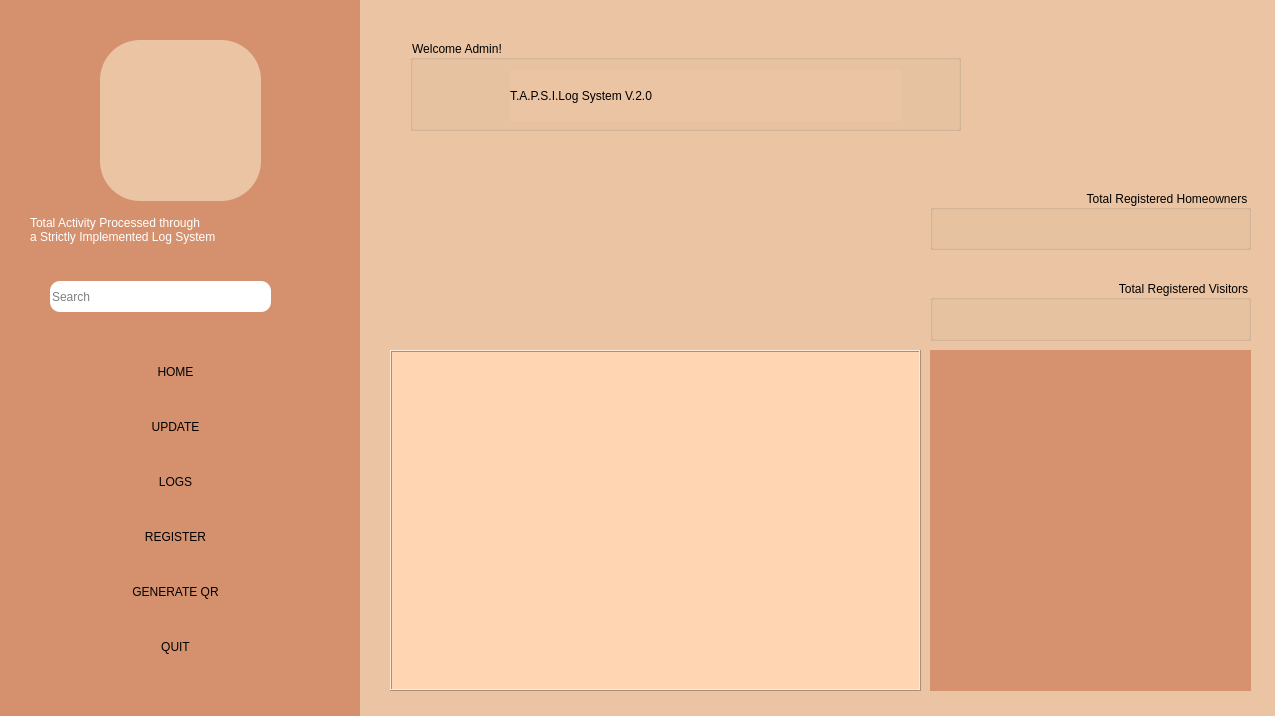
<?xml version="1.0" encoding="UTF-8"?>
<ui version="4.0">
 <class>MainWindow</class>
 <widget class="QMainWindow" name="MainWindow">
  <property name="enabled">
   <bool>true</bool>
  </property>
  <property name="geometry">
   <rect>
    <x>0</x>
    <y>0</y>
    <width>1275</width>
    <height>716</height>
   </rect>
  </property>
  <property name="maximumSize">
   <size>
    <width>1275</width>
    <height>820</height>
   </size>
  </property>
  <property name="windowTitle">
   <string>TAPSILog</string>
  </property>
  <property name="windowIcon">
   <iconset>
    <normaloff>../../../Downloads/logo-removebg-preview_smol.png</normaloff>../../../Downloads/logo-removebg-preview_smol.png</iconset>
  </property>
  <property name="styleSheet">
   <string notr="true">background-color: rgb(213, 145, 110);</string>
  </property>
  <widget class="QWidget" name="centralwidget">
   <widget class="QWidget" name="changaeble_panel" native="true">
    <property name="enabled">
     <bool>true</bool>
    </property>
    <property name="geometry">
     <rect>
      <x>360</x>
      <y>0</y>
      <width>921</width>
      <height>721</height>
     </rect>
    </property>
    <property name="styleSheet">
     <string notr="true">background-color: rgb(234, 196, 163);</string>
    </property>
    <widget class="QGroupBox" name="GREETING_MSG">
     <property name="geometry">
      <rect>
       <x>50</x>
       <y>40</y>
       <width>551</width>
       <height>91</height>
      </rect>
     </property>
     <property name="styleSheet">
      <string notr="true">font: 63 15pt &quot;OCR A Extended&quot;;</string>
     </property>
     <property name="title">
      <string>Welcome Admin!</string>
     </property>
     <property name="flat">
      <bool>false</bool>
     </property>
     <widget class="QLabel" name="label">
      <property name="geometry">
       <rect>
        <x>100</x>
        <y>30</y>
        <width>391</width>
        <height>51</height>
       </rect>
      </property>
      <property name="styleSheet">
       <string notr="true">font: 20pt &quot;Reem Kufi&quot;;
</string>
      </property>
      <property name="text">
       <string>T.A.P.S.I.Log System V.2.0</string>
      </property>
     </widget>
    </widget>
    <widget class="QTableView" name="RECENT_LOGS">
     <property name="geometry">
      <rect>
       <x>30</x>
       <y>350</y>
       <width>531</width>
       <height>341</height>
      </rect>
     </property>
     <property name="sizePolicy">
      <sizepolicy hsizetype="Fixed" vsizetype="Fixed">
       <horstretch>0</horstretch>
       <verstretch>0</verstretch>
      </sizepolicy>
     </property>
     <property name="styleSheet">
      <string notr="true">background-color: rgb(255, 213, 178);</string>
     </property>
     <property name="frameShape">
      <enum>QFrame::Box</enum>
     </property>
     <property name="frameShadow">
      <enum>QFrame::Raised</enum>
     </property>
    </widget>
    <widget class="QGroupBox" name="TOTAL_REG_HO">
     <property name="geometry">
      <rect>
       <x>570</x>
       <y>190</y>
       <width>321</width>
       <height>60</height>
      </rect>
     </property>
     <property name="maximumSize">
      <size>
       <width>321</width>
       <height>61</height>
      </size>
     </property>
     <property name="styleSheet">
      <string notr="true">font: 9pt &quot;OCR A Extended&quot;;
</string>
     </property>
     <property name="title">
      <string>Total Registered Homeowners</string>
     </property>
     <property name="alignment">
      <set>Qt::AlignRight|Qt::AlignTrailing|Qt::AlignVCenter</set>
     </property>
     <property name="flat">
      <bool>false</bool>
     </property>
    </widget>
    <widget class="QPushButton" name="QR_SCANNER_BTN">
     <property name="geometry">
      <rect>
       <x>170</x>
       <y>190</y>
       <width>100</width>
       <height>100</height>
      </rect>
     </property>
     <property name="toolTip">
      <string>QR Scanner</string>
     </property>
     <property name="styleSheet">
      <string notr="true">QPushButton{
	border-radius: 50px;
}

QPushButton:enabled {
   background-color: #eac4a3;
}

QPushButton:pressed {
   background-color: #CE8865;

}

QPushButton:hover:!pressed {
   background-color: #d5916e;
	border-radius: 50px;
}

QPushButton:disabled {
   background-color: #eac4a3;
}</string>
     </property>
     <property name="text">
      <string/>
     </property>
     <property name="icon">
      <iconset>
       <normaloff>../../../Downloads/qr-scan (1).png</normaloff>../../../Downloads/qr-scan (1).png</iconset>
     </property>
     <property name="iconSize">
      <size>
       <width>200</width>
       <height>200</height>
      </size>
     </property>
    </widget>
    <widget class="QGroupBox" name="TOTAL_REG_VIS">
     <property name="geometry">
      <rect>
       <x>570</x>
       <y>280</y>
       <width>321</width>
       <height>61</height>
      </rect>
     </property>
     <property name="styleSheet">
      <string notr="true">font: 9pt &quot;OCR A Extended&quot;;</string>
     </property>
     <property name="title">
      <string>Total Registered Visitors</string>
     </property>
     <property name="alignment">
      <set>Qt::AlignRight|Qt::AlignTrailing|Qt::AlignVCenter</set>
     </property>
    </widget>
    <widget class="QPushButton" name="HUCK_BTN">
     <property name="geometry">
      <rect>
       <x>50</x>
       <y>190</y>
       <width>100</width>
       <height>100</height>
      </rect>
     </property>
     <property name="toolTip">
      <string>HUCK AI Scanner</string>
     </property>
     <property name="styleSheet">
      <string notr="true">QPushButton{
	border-radius: 50px;
}

QPushButton:enabled {
   background-color: #eac4a3;
}

QPushButton:pressed {
   background-color: #CE8865;

}

QPushButton:hover:!pressed {
   background-color: #d5916e;
	border-radius: 50px;
}

QPushButton:disabled {
   background-color: #eac4a3;
}</string>
     </property>
     <property name="text">
      <string/>
     </property>
     <property name="icon">
      <iconset resource="tapsi_assets.qrc">
       <normaloff>:/pics/assets/huck (2).png</normaloff>:/pics/assets/huck (2).png</iconset>
     </property>
     <property name="iconSize">
      <size>
       <width>100</width>
       <height>100</height>
      </size>
     </property>
    </widget>
    <widget class="QWidget" name="mapWidget" native="true">
     <property name="geometry">
      <rect>
       <x>570</x>
       <y>350</y>
       <width>321</width>
       <height>341</height>
      </rect>
     </property>
     <property name="sizePolicy">
      <sizepolicy hsizetype="Ignored" vsizetype="Ignored">
       <horstretch>0</horstretch>
       <verstretch>0</verstretch>
      </sizepolicy>
     </property>
     <property name="styleSheet">
      <string notr="true">background-color: rgb(214, 146, 111);</string>
     </property>
    </widget>
   </widget>
   <widget class="QLabel" name="TAPSI_NAME">
    <property name="geometry">
     <rect>
      <x>30</x>
      <y>210</y>
      <width>301</width>
      <height>41</height>
     </rect>
    </property>
    <property name="styleSheet">
     <string notr="true">background-color: rgb(213, 145, 110);

font: 9pt &quot;OCR A Extended&quot;;

color: rgb(255, 255, 255);
 align: &quot;center&quot;;</string>
    </property>
    <property name="text">
     <string>  Total Activity Processed through &lt;br /&gt; a Strictly Implemented Log System</string>
    </property>
   </widget>
   <widget class="QLabel" name="TAPSI_LOGO">
    <property name="geometry">
     <rect>
      <x>100</x>
      <y>40</y>
      <width>161</width>
      <height>161</height>
     </rect>
    </property>
    <property name="styleSheet">
     <string notr="true">image: url(:/pics/assets/logo.png);
background-color: rgb(234, 196, 163);
border-radius: 40px;
</string>
    </property>
    <property name="frameShape">
     <enum>QFrame::NoFrame</enum>
    </property>
    <property name="frameShadow">
     <enum>QFrame::Plain</enum>
    </property>
    <property name="text">
     <string/>
    </property>
    <property name="pixmap">
     <pixmap>../../../Downloads/logo-removebg-preview_smol.png</pixmap>
    </property>
    <property name="alignment">
     <set>Qt::AlignCenter</set>
    </property>
   </widget>
   <widget class="QPushButton" name="ENTER_BROWSER_BTN">
    <property name="geometry">
     <rect>
      <x>270</x>
      <y>280</y>
      <width>41</width>
      <height>31</height>
     </rect>
    </property>
    <property name="styleSheet">
     <string notr="true">QPushButton {
   border-radius: 15px;
}

QPushButton:enabled {
   background-color: #D5916E;
   color: white;
}

QPushButton:pressed {
   background-color: #CE8865;
   color: #ffffff;
}

QPushButton:hover:!pressed {
   background-color: #EAC4A3;
   color: #008080;
}

QPushButton:disabled {
   background-color: #D5916E;
   color: #ffffff;
}</string>
    </property>
    <property name="text">
     <string/>
    </property>
    <property name="icon">
     <iconset>
      <normaloff>../../../Downloads/search (2).png</normaloff>../../../Downloads/search (2).png</iconset>
    </property>
    <property name="iconSize">
     <size>
      <width>20</width>
      <height>20</height>
     </size>
    </property>
   </widget>
   <widget class="QWidget" name="verticalLayoutWidget">
    <property name="geometry">
     <rect>
      <x>50</x>
      <y>330</y>
      <width>241</width>
      <height>361</height>
     </rect>
    </property>
    <layout class="QVBoxLayout" name="verticalLayout">
     <item>
      <widget class="QPushButton" name="HOME_BTN">
       <property name="styleSheet">
        <string notr="true">QPushButton{
	border-radius: 15px;
}
QPushButton:enabled {
   background-color: #d5916e;
   color: #fffff;
font: 13pt &quot;Reem Kufi&quot;;
}

QPushButton:pressed {
   background-color: #CE8865;
   color: #000000;
}

QPushButton:hover:!pressed {
   background-color: #d5916e;
   color: #ffffff;
	border-radius: 23px;
border-radius: 15px;
}

QPushButton:disabled {
   background-color: #d5916e;
   color: #000000;
}
</string>
       </property>
       <property name="text">
        <string>   HOME</string>
       </property>
       <property name="icon">
        <iconset>
         <normaloff>../../../Downloads/home.png</normaloff>../../../Downloads/home.png</iconset>
       </property>
       <property name="iconSize">
        <size>
         <width>20</width>
         <height>20</height>
        </size>
       </property>
      </widget>
     </item>
     <item>
      <widget class="QPushButton" name="UPDATE_BTN">
       <property name="styleSheet">
        <string notr="true">QPushButton{
	border-radius: 15px;
}
QPushButton:enabled {
   background-color: #d5916e;
   color: #fffff;
font: 13pt &quot;Reem Kufi&quot;;
}

QPushButton:pressed {
   background-color: #CE8865;
   color: #000000;
}

QPushButton:hover:!pressed {
   background-color: #d5916e;
   color: #ffffff;
	border-radius: 23px;
border-radius: 15px;
}

QPushButton:disabled {
   background-color: #d5916e;
   color: #000000;
}
</string>
       </property>
       <property name="text">
        <string>   UPDATE</string>
       </property>
       <property name="icon">
        <iconset>
         <normaloff>../../../Downloads/refresh.png</normaloff>../../../Downloads/refresh.png</iconset>
       </property>
       <property name="iconSize">
        <size>
         <width>20</width>
         <height>20</height>
        </size>
       </property>
      </widget>
     </item>
     <item>
      <widget class="QPushButton" name="LOGS_BTN">
       <property name="styleSheet">
        <string notr="true">QPushButton{
	border-radius: 15px;
}
QPushButton:enabled {
   background-color: #d5916e;
   color: #fffff;
font: 13pt &quot;Reem Kufi&quot;;
}

QPushButton:pressed {
   background-color: #CE8865;
   color: #000000;
}

QPushButton:hover:!pressed {
   background-color: #d5916e;
   color: #ffffff;
	border-radius: 23px;
border-radius: 15px;
}

QPushButton:disabled {
   background-color: #d5916e;
   color: #000000;
}
</string>
       </property>
       <property name="text">
        <string>   LOGS</string>
       </property>
       <property name="icon">
        <iconset>
         <normaloff>../../../Downloads/book-open-cover.png</normaloff>../../../Downloads/book-open-cover.png</iconset>
       </property>
       <property name="iconSize">
        <size>
         <width>20</width>
         <height>20</height>
        </size>
       </property>
      </widget>
     </item>
     <item>
      <widget class="QPushButton" name="REG_BTN">
       <property name="styleSheet">
        <string notr="true">QPushButton{
	border-radius: 15px;
}
QPushButton:enabled {
   background-color: #d5916e;
   color: #fffff;
font: 13pt &quot;Reem Kufi&quot;;
}

QPushButton:pressed {
   background-color: #CE8865;
   color: #000000;
}

QPushButton:hover:!pressed {
   background-color: #d5916e;
   color: #ffffff;
	border-radius: 23px;
border-radius: 15px;
}

QPushButton:disabled {
   background-color: #d5916e;
   color: #000000;
}
</string>
       </property>
       <property name="text">
        <string>   REGISTER</string>
       </property>
       <property name="icon">
        <iconset>
         <normaloff>../../../Downloads/user-add.png</normaloff>../../../Downloads/user-add.png</iconset>
       </property>
       <property name="iconSize">
        <size>
         <width>20</width>
         <height>20</height>
        </size>
       </property>
      </widget>
     </item>
     <item>
      <widget class="QPushButton" name="GEN_QR_BTN">
       <property name="styleSheet">
        <string notr="true">QPushButton{
	border-radius: 15px;
}
QPushButton:enabled {
   background-color: #d5916e;
   color: #fffff;
font: 13pt &quot;Reem Kufi&quot;;
}

QPushButton:pressed {
   background-color: #CE8865;
   color: #000000;
}

QPushButton:hover:!pressed {
   background-color: #d5916e;
   color: #ffffff;
	border-radius: 23px;
border-radius: 15px;
}

QPushButton:disabled {
   background-color: #d5916e;
   color: #000000;
}
</string>
       </property>
       <property name="text">
        <string>   GENERATE QR</string>
       </property>
       <property name="icon">
        <iconset>
         <normaloff>../../../Downloads/qr.png</normaloff>../../../Downloads/qr.png</iconset>
       </property>
       <property name="iconSize">
        <size>
         <width>20</width>
         <height>20</height>
        </size>
       </property>
      </widget>
     </item>
     <item>
      <widget class="QPushButton" name="EXIT_BTN">
       <property name="styleSheet">
        <string notr="true">QPushButton{
	border-radius: 15px;
}
QPushButton:enabled {
   background-color: #d5916e;
   color: #fffff;
font: 13pt &quot;Reem Kufi&quot;;
}

QPushButton:pressed {
   background-color: #CE8865;
   color: #000000;
}

QPushButton:hover:!pressed {
   background-color: #d5916e;
   color: #ffffff;
	border-radius: 23px;
border-radius: 15px;
}

QPushButton:disabled {
   background-color: #d5916e;
   color: #000000;
}
</string>
       </property>
       <property name="text">
        <string>   QUIT</string>
       </property>
       <property name="icon">
        <iconset>
         <normaloff>../../../Downloads/exit.png</normaloff>../../../Downloads/exit.png</iconset>
       </property>
       <property name="iconSize">
        <size>
         <width>20</width>
         <height>20</height>
        </size>
       </property>
      </widget>
     </item>
    </layout>
   </widget>
   <widget class="QLineEdit" name="lineEdit">
    <property name="geometry">
     <rect>
      <x>50</x>
      <y>281</y>
      <width>221</width>
      <height>31</height>
     </rect>
    </property>
    <property name="styleSheet">
     <string notr="true">background-color: rgb(255, 255, 255);
border-radius: 10px;
font: 10pt &quot;Gill Sans MT&quot;;</string>
    </property>
    <property name="inputMask">
     <string/>
    </property>
    <property name="text">
     <string/>
    </property>
    <property name="placeholderText">
     <string>Search</string>
    </property>
   </widget>
  </widget>
 </widget>
 <resources>
  <include location="tapsi_assets.qrc"/>
 </resources>
 <connections/>
</ui>
